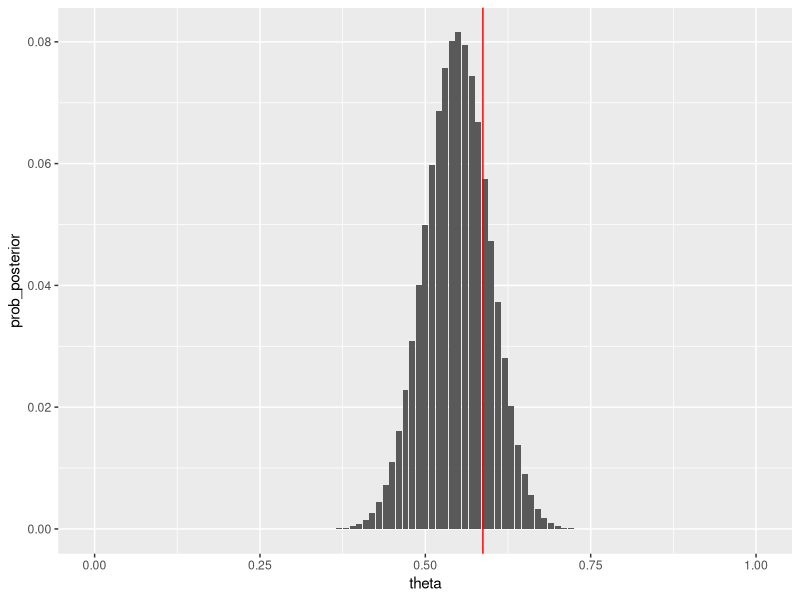
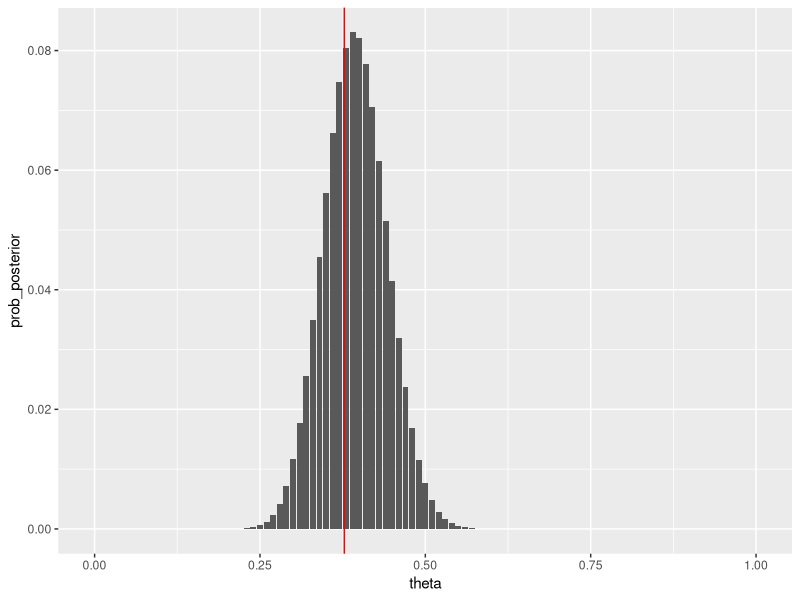
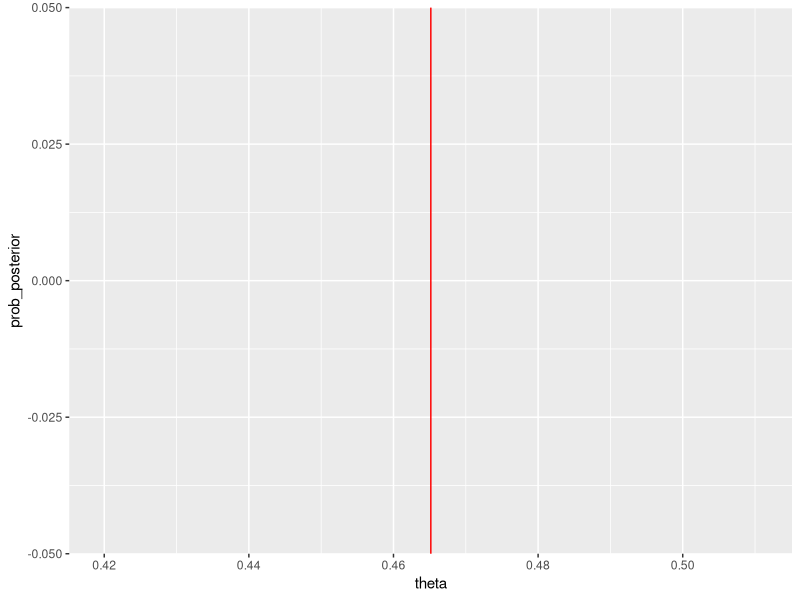
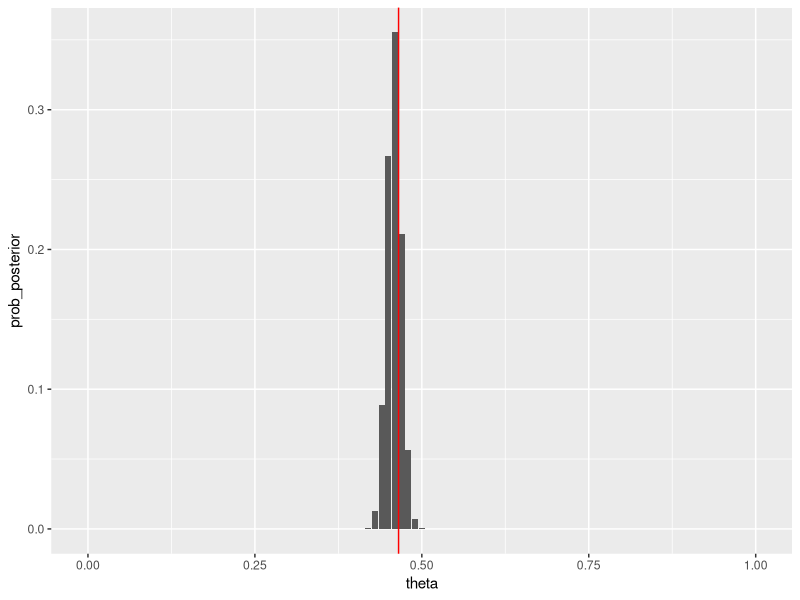

Generate these figures, in order, with R:
## ---- chunk 1
library(tidyverse)
library(DiagrammeR)
## ---- chunk 2
sim_pos_neg <- function(N = 20, sens = 1, esp = 1) {
  # supuesto a priori acerca de la prevalencia
  theta <- runif(1, 0, 1)
  # verdaderos positivos que capturamos en la muestra
  Pos_verdadero <- rbinom(N, 1, theta)
  Neg_verdadero <- 1 - Pos_verdadero
  # positivos observados en la muestra
  Pos <- Pos_verdadero
  Neg <- 1 - Pos
  # Observaciones, también regresamos la theta real
  # que se usó para simular:
  tibble(Pos = Pos, Neg = Neg, theta = theta)
}
## ---- chunk 3
calcular_posterior_1 <- function(muestra){
  # discretización
  theta <- seq(0, 1, length.out = 101)
  # distribución inicial o a prior
  priori <- tibble(theta = theta, prob_priori = (1 - theta) * (1 - theta)) |> 
    mutate(prob_priori = prob_priori / sum(prob_priori))
  # calcular la probabilidad posterior
  N <- length(muestra)
  Npos <- sum(muestra)
  prob_post <- tibble(theta = theta) |> 
      left_join(priori, by = "theta") |> 
      mutate(prob_posterior = theta ^ Npos * (1 - theta)^(N - Npos) * prob_priori) |> 
    mutate(prob_posterior = prob_posterior / sum(prob_posterior)) 
  prob_post |> select(theta, prob_posterior)
}
## ---- chunk 4
set.seed(1134)
una_muestra <- sim_pos_neg(N = 100)
theta_real <- una_muestra$theta[1]
posterior <- calcular_posterior_1(una_muestra$Pos)
ggplot(posterior, aes(x = theta, y = prob_posterior)) +
  geom_col() +
  geom_vline(xintercept = theta_real, col = "red")
## ---- chunk 5
una_muestra <- sim_pos_neg(N = 100)
theta_real <- una_muestra$theta[1]
posterior <- calcular_posterior_1(una_muestra$Pos)
ggplot(posterior, aes(x = theta, y = prob_posterior)) +
  geom_col() +
  geom_vline(xintercept = theta_real, col = "red")
## ---- chunk 6
#por ejemplo
una_muestra <- sim_pos_neg(N = 2000)
theta_real <- una_muestra$theta[1]
posterior <- calcular_posterior_1(una_muestra$Pos)
ggplot(posterior, aes(x = theta, y = prob_posterior)) +
  geom_col() +
  geom_vline(xintercept = theta_real, col = "red")
## ---- chunk 7
# Evitar desbordes al sumar exponenciales
log_sum_exp <- function(x){
  max_x <- max(x)
  max_x + log(sum(exp(x - max_x)))
}
calcular_posterior_2 <- function(muestra){
  # evitar 0 o 1 exactos:
  theta <- seq(1e-12, 1 - 1e-12, length.out = 101)
  # no es necesario normalizar esta distribución apriori
  log_priori <- tibble(theta = theta, log_prob_priori = 2 * log(1 - theta)) 
  # calcular la probabilidad posterior
  N <- length(muestra)
  Npos <- sum(muestra)
  prob_post_tbl <- tibble(theta = theta) |> 
    left_join(log_priori, by = "theta") |> 
    # log verosimilitud
    mutate(log_prob_posterior = 
        Npos * log(theta) + log(1 - theta) * (N - Npos)) |> 
    # sumar log apriori
    mutate(log_prob_posterior = log_prob_posterior + log_prob_priori) |> 
    mutate(log_prob_posterior_norm = 
      log_prob_posterior - log_sum_exp(log_prob_posterior)) |> 
    mutate(prob_posterior = exp(log_prob_posterior_norm))
  prob_post_tbl |> select(theta, prob_posterior)
}
## ---- chunk 8
theta_real <- una_muestra$theta[1]
posterior <- calcular_posterior_2(una_muestra$Pos)
ggplot(posterior, aes(x = theta, y = prob_posterior)) +
  geom_col() +
  geom_vline(xintercept = theta_real, col = "red")
## ---- chunk 9
posterior |> summarise(mult = sum(theta * prob_posterior))
## ---- chunk 10
simular_posterior <- function(posterior, M = 2000){
  # muestreamos la posterior
  sims <- sample(posterior$theta, M, replace = TRUE, prob = posterior$prob_posterior)
  tibble(theta = sims) |> mutate(m = row_number()) |>
    select(m, theta)
}
sims_theta <- simular_posterior(posterior, 2000)
## ---- chunk 11
sims_theta |> summarise(media_post = mean(theta), sd_post = sd(theta))
## ---- chunk 12
sim_posterior <- function(muestra, M = 2000){
  n_pos <- sum(muestra$Pos)
  n_neg <- sum(muestra$Neg)
  # 1 y 3 provienen de que la inicial es beta(1,3):
  # y de la forma de la verosimilitud
  sims <- rbeta(M, n_pos + 1, n_neg + 3)
  tibble(theta = sims) |> mutate(m = row_number()) |>
    select(m, theta)
}
## ---- chunk 13
sims_theta <- sim_posterior(una_muestra, 2000)
sims_theta |> summarise(media_post = mean(theta), sd_post = sd(theta))
